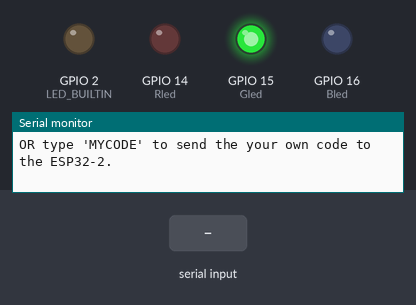
The sketch below on a simulated ESP32. Parts: output pins drawn as LEDs (lit = HIGH), the last lines printed to the serial monitor. Inputs (shaded band) come from the test bench. WiFi joins after 1.5 s; servers stay silent unless stated; uploads are accepted with an empty reply.

Above: at 2.1 s.
At 13.2 s:
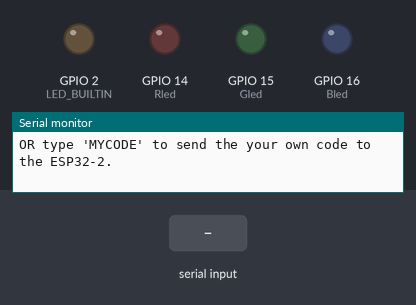
13.3 s: "SEND\n" received over Serial
At 14.9 s:
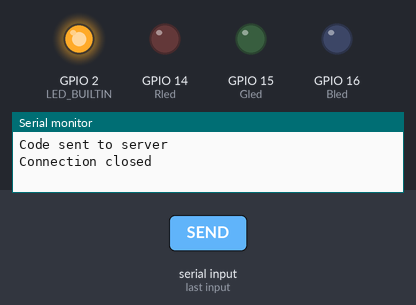
16.3 s: "GPT\n" received over Serial
17.8 s: "MYCODE\n" received over Serial
Timing chart, 0 to 20.8 s (numbered marks = the images above; inputs shaded):
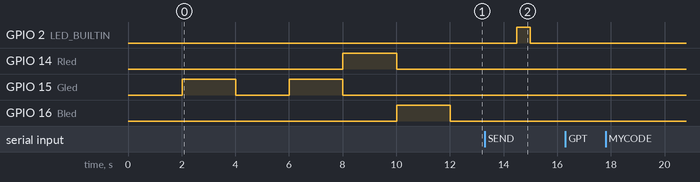

Measured:
- after the input at 13.3 s, GPIO 2 (LED_BUILTIN): LOW → HIGH after 1.2 s, → LOW 0.50 s later

The sketch:

ChatGPTxESP32_1.ino
```cpp
/*  ChatGPT x Arduino Nano ESP32  */

// This code is designed for an ESP32-based device to perform the following tasks:
// 1. Connect to a WiFi network using the provided credentials (SSID and password).
// 2. Communicate with the OpenAI GPT-3 service to generate responses to prompts.
// 3. Send generated responses to a second ESP32 server at a specified IP address and port.
// 4. Control built-in and external LEDs for visual feedback.
//
// Instructions for usage:
// - Replace "Your_WiFi_SSID" and "Your_WiFi_Password" with your actual WiFi credentials.
// - Replace "Your_OpenAI_API_Key" with a valid OpenAI GPT-3 API key.
// - Ensure that the serverIP and serverPort variables are set correctly for your second ESP32 server.
// - Upload the code to your ESP32 device and open the Arduino IDE Serial Monitor for interaction.
// - Type "GPT" to enter a prompt and receive a GPT-3-generated response.
// - Type "SEND" to send the GPT-3 response to the second ESP32 server.
// - Type "MYCODE" to enter your own code and send it to the server.
// - LEDs will also blink as specified in the code for visual feedback.
//
// Note: This code is a versatile platform combining WiFi connectivity, GPT-3 integration,
// and basic LED control for various applications.

// Load Wi-Fi library
#include <WiFi.h>
#include <HTTPClient.h>
#include <ArduinoJson.h>
#include <String.h>
// Replace with your network credentials
const char* ssid     = "xxx";
const char* password = "xxx";
//chatgpt api
const char* apiKey = "xxx";

const char* serverIP = "192.168.1.83"; // IP address of the second ESP32
const uint16_t serverPort = 80; // Port number on the second ESP32

WiFiClient client;

String response = "";
void setup() {
  Serial.begin(115200);

  WiFi.begin(ssid, password);
  while (WiFi.status() != WL_CONNECTED) {
    delay(1000);
    Serial.println("Connecting to WiFi...");
  }

  Serial.println("Connected to WiFi");
  Serial.println(WiFi.localIP());

  Serial.println("Type 'SEND' to send the response to ESP32-2 or 'GPT' to enter another prompt.");
  Serial.println("OR type 'MYCODE' to send the your own code to the ESP32-2.");
  Gled();
  Rled();
  Bled();
}

void loop() {
  if (Serial.available()) {
    String input = Serial.readStringUntil('\n');
    input.trim();

    if (input == "GPT") {
      Serial.println("Enter a prompt:");
      while (Serial.available() <= 0) {
        delay(100);
      }
      String prompt = Serial.readStringUntil('\n');
      prompt.trim();
      Serial.println(prompt);
      response = sendChatGPTRequest(prompt);
      Serial.println("ChatGPT Response:");
      Serial.println(response);

    Serial.println("Type 'SEND' to send the response to ESP32-2 or 'GPT' to enter another prompt.");
    Serial.println("OR type 'MYCODE' to send the your own code to the ESP32-2.");
    }

    else if (input == "SEND") {
    if (!client.connected()) {
    if (client.connect(serverIP, serverPort)) {
      String sendCode = response;
      client.println(sendCode);
      Serial.println("Code sent to server");
      delay(1000); // Delay to allow server response (optional)
      while (client.available()) {
        String serverResponse = client.readStringUntil('\n');
        Serial.println("Server response: " + serverResponse);
      }
      client.stop();
      Serial.println("Connection closed");
    }
    else {
      Serial.println("Connection failed");
    }
  }
      blinkLed();

  Serial.println("Type 'SEND' to send the response to ESP32-2 or 'GPT' to enter another prompt.");
  Serial.println("OR type 'MYCODE' to send the your own code to the ESP32-2.");
    }
else if (input == "MYCODE")
  {
    Serial.println("Enter your code, and press type 'SEND' for deploying the code on to the ESP32-2");
    while (Serial.available() <= 0) {
        delay(100);
      }
      String myCode = Serial.readStringUntil('\n');
      myCode.trim();
      Serial.println(myCode);
          if (!client.connected()) {
    if (client.connect(serverIP, serverPort)) {
      String sendCode = myCode;
      client.println(sendCode);
      Serial.println("Code sent to server");
      delay(1000); // Delay to allow server response (optional)
      while (client.available()) {
        String serverResponse = client.readStringUntil('\n');
        Serial.println("Server response: " + serverResponse);
      }
      client.stop();
      Serial.println("Connection closed");
    }
    else {
      Serial.println("Connection failed");
    }
  }
      blinkLed();

  Serial.println("Type 'SEND' to send the response to ESP32-2 or 'GPT' to enter another prompt.");
  Serial.println("OR type 'MYCODE' to send the your own code to the ESP32-2.");
  }
  }
}

String sendChatGPTRequest(String prompt) {
  String recieved_response= "";
  String apiUrl = "https://api.openai.com/v1/completions";
  String payload = "{\"prompt\":\"" + prompt + "\",\"max_tokens\":100, \"model\": \"gpt-3.5-turbo-instruct\"}";
  HTTPClient http;
  http.begin(apiUrl);
  http.addHeader("Content-Type", "application/json");
  http.addHeader("Authorization", "Bearer " + String(apiKey));

  int httpResponseCode = http.POST(payload);
  if (httpResponseCode == 200) {
    String response = http.getString();

    // Parse JSON response
    DynamicJsonDocument jsonDoc(1024);
    deserializeJson(jsonDoc, response);
    String outputText = jsonDoc["choices"][0]["text"];
    recieved_response = outputText;
    //Serial.println(outputText);
  } else {
    Serial.printf("Error %i \n", httpResponseCode);
  }
  return recieved_response;
}

void blinkLed() {
  pinMode(LED_BUILTIN, OUTPUT);
  digitalWrite(LED_BUILTIN, HIGH);
  delay(500);
  digitalWrite(LED_BUILTIN, LOW);
}

void Gled(){
  pinMode(15, OUTPUT);
  digitalWrite(15, HIGH);
  delay(2000);
  digitalWrite(15, LOW);
  delay(2000);
  digitalWrite(15, HIGH);
  delay(2000);
  digitalWrite(15, LOW);
}


void Rled(){
  pinMode(14, OUTPUT);
  digitalWrite(14, HIGH);
  delay(2000);
  digitalWrite(14, LOW);
}

void Bled(){
  pinMode(16, OUTPUT);
  digitalWrite(16, HIGH);
  delay(2000);
  digitalWrite(16, LOW);
}
```
